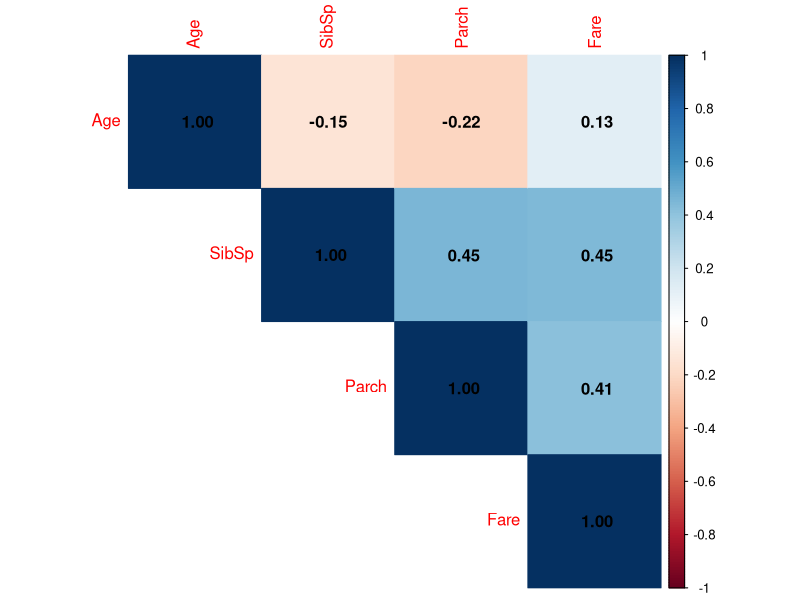
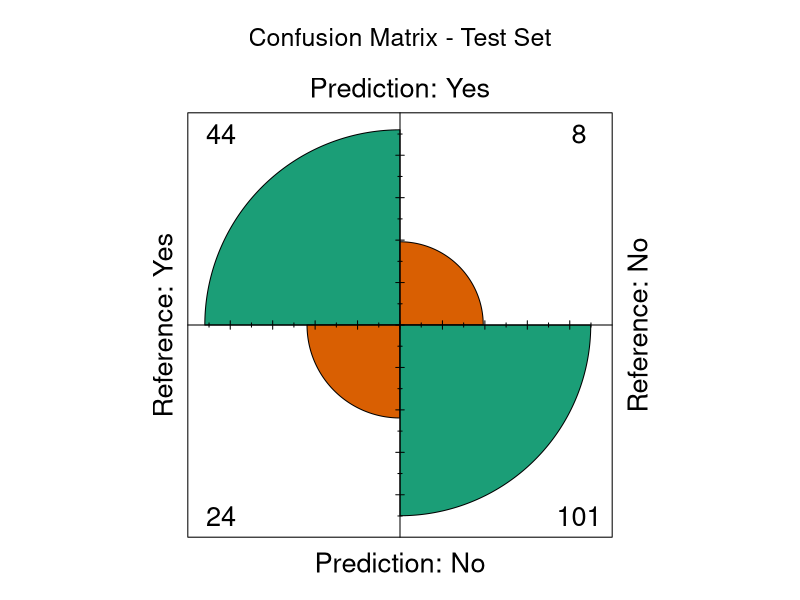
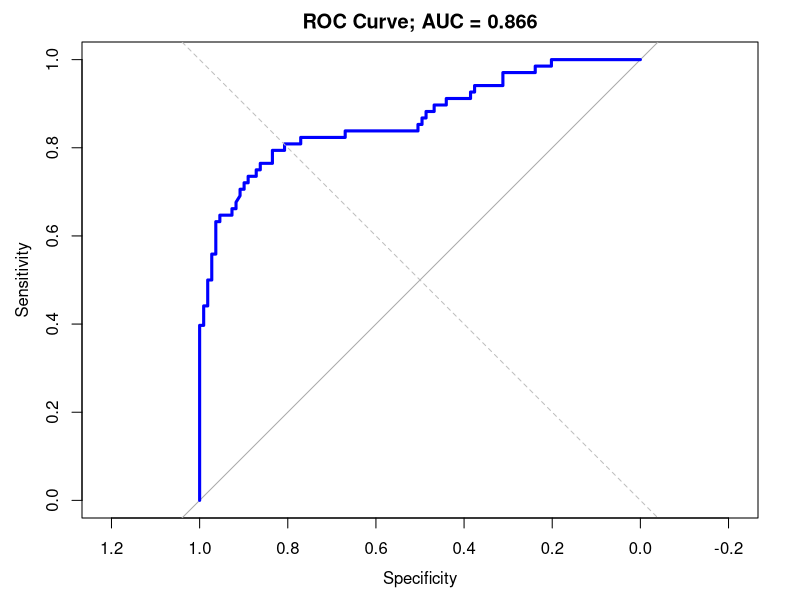
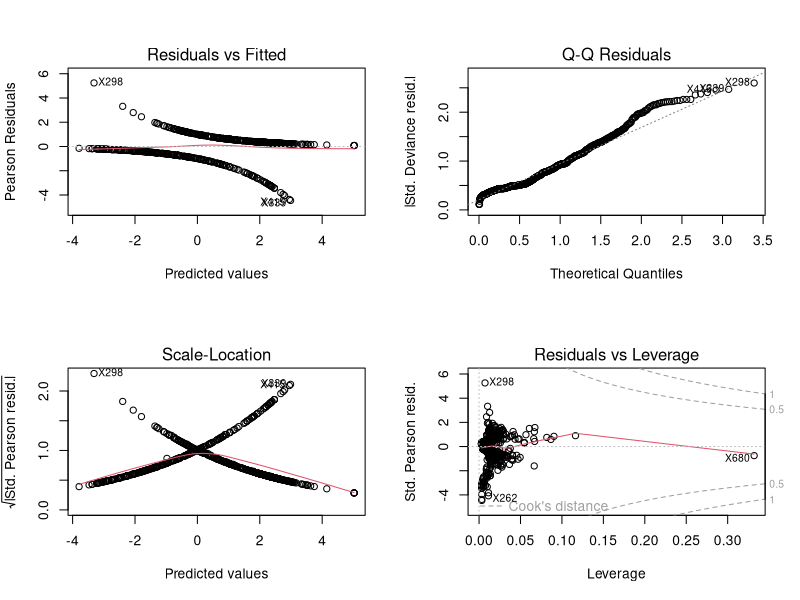

Generate these figures, in order, with R:
# WEEK 3: Statistical Analysis and Predictive Modeling using R
# Project: Titanic Survival Prediction using Logistic Regression
# Run from the Week3_Statistical_Modeling project root.

packages <- c("tidyverse", "caret", "pROC", "car", "broom", "corrplot")
missing <- packages[!packages %in% rownames(installed.packages())]
if(length(missing) > 0) install.packages(missing)
invisible(lapply(packages, library, character.only = TRUE))

dir.create("Outputs", showWarnings = FALSE)
dir.create("Graphs", showWarnings = FALSE)

# 1. Load and inspect
raw <- read.csv("Dataset/Cleaned_Dataset.csv", stringsAsFactors = FALSE)
dat <- raw %>% select(Survived, Pclass, Sex, Age, SibSp, Parch, Fare, Embarked)
# Week 1 cleaned file stores Survived as Yes/No.
dat$Survived <- ifelse(tolower(as.character(dat$Survived)) == "yes", 1, 0)
dat <- dat %>% mutate(
  Survived = as.integer(Survived),
  Pclass = factor(Pclass), Sex = factor(Sex), Embarked = factor(Embarked)
) %>% drop_na()

capture.output(str(dat), summary(dat), file = "Outputs/Initial_Data_Inspection.txt")
write.csv(dat, "Outputs/Modeling_Data.csv", row.names = FALSE)

# 2. Hypothesis testing; significance level alpha = 0.05
# H0-1: Survival is independent of gender.
sex_chi <- chisq.test(table(dat$Sex, dat$Survived))
# H0-2: Survival is independent of passenger class.
class_chi <- chisq.test(table(dat$Pclass, dat$Survived))

# Check age normality by survival group; use Welch t-test if both groups
# are reasonably normal, otherwise use the non-parametric Wilcoxon test.
age_surv <- dat$Age[dat$Survived == 1]
age_no <- dat$Age[dat$Survived == 0]
shapiro_surv <- shapiro.test(sample(age_surv, min(length(age_surv), 5000)))
shapiro_no <- shapiro.test(sample(age_no, min(length(age_no), 5000)))
age_test_name <- "Welch t-test"
if(shapiro_surv$p.value < 0.05 || shapiro_no$p.value < 0.05) {
  age_test <- wilcox.test(Age ~ Survived, data = dat)
  age_test_name <- "Wilcoxon rank-sum test"
} else {
  age_test <- t.test(Age ~ Survived, data = dat)
}
# Fare is usually skewed, so use Wilcoxon rank-sum test.
fare_test <- wilcox.test(Fare ~ Survived, data = dat)

hypothesis_results <- tibble(
  Comparison = c("Gender vs survival", "Passenger class vs survival",
                 "Age vs survival", "Fare vs survival"),
  Test = c("Chi-square", "Chi-square", age_test_name, "Wilcoxon rank-sum"),
  Statistic = c(unname(sex_chi$statistic), unname(class_chi$statistic),
                unname(age_test$statistic), unname(fare_test$statistic)),
  P_value = c(sex_chi$p.value, class_chi$p.value,
              age_test$p.value, fare_test$p.value)
) %>% mutate(Decision = ifelse(P_value < 0.05, "Reject H0", "Fail to reject H0"))
write.csv(hypothesis_results, "Outputs/Hypothesis_Test_Results.csv", row.names = FALSE)
write.csv(tibble(Group = c("Survivors", "Non-survivors"),
                 Shapiro_W = c(unname(shapiro_surv$statistic), unname(shapiro_no$statistic)),
                 P_value = c(shapiro_surv$p.value, shapiro_no$p.value)),
          "Outputs/Age_Normality_Tests.csv", row.names = FALSE)

# Spearman correlations among numeric predictors
cor_data <- dat %>% select(Age, SibSp, Parch, Fare)
cor_matrix <- cor(cor_data, method = "spearman", use = "complete.obs")
write.csv(cor_matrix, "Outputs/Spearman_Correlation_Matrix.csv")
png("Graphs/05_Correlation_Heatmap.png", width = 900, height = 700)
corrplot(cor_matrix, method = "color", type = "upper", addCoef.col = "black")
dev.off()

# 3. Stratified 80/20 split and 5-fold cross-validation
set.seed(42)
index <- createDataPartition(factor(dat$Survived), p = 0.80, list = FALSE)
train_data <- dat[index, ]
test_data <- dat[-index, ]
train_data$Outcome <- factor(ifelse(train_data$Survived == 1, "Yes", "No"),
                             levels = c("Yes", "No"))
test_data$Outcome <- factor(ifelse(test_data$Survived == 1, "Yes", "No"),
                            levels = c("Yes", "No"))
control <- trainControl(method = "cv", number = 5, classProbs = TRUE,
                        summaryFunction = twoClassSummary,
                        savePredictions = "final")
set.seed(42)
model <- train(
  Outcome ~ Pclass + Sex + Age + SibSp + Parch + Fare + Embarked,
  data = train_data, method = "glm", family = binomial(),
  trControl = control, metric = "ROC"
)
capture.output(summary(model$finalModel),
               file = "Outputs/Logistic_Regression_Summary.txt")
write.csv(model$results, "Outputs/Cross_Validation_Results.csv", row.names = FALSE)

# 4. Test-set evaluation
prob <- predict(model, newdata = test_data, type = "prob")[, "Yes"]
pred <- factor(ifelse(prob >= 0.50, "Yes", "No"), levels = c("Yes", "No"))
cm <- confusionMatrix(pred, test_data$Outcome, positive = "Yes")
roc_obj <- roc(test_data$Outcome, prob, levels = c("No", "Yes"), direction = "<")
metrics <- tibble(
  Accuracy = unname(cm$overall["Accuracy"]),
  Precision = unname(cm$byClass["Precision"]),
  Recall = unname(cm$byClass["Recall"]),
  F1 = unname(cm$byClass["F1"]),
  ROC_AUC = as.numeric(auc(roc_obj))
)
print(cm); print(metrics)
write.csv(metrics, "Outputs/Performance_Metrics.csv", row.names = FALSE)
capture.output(cm, file = "Outputs/Confusion_Matrix_Summary.txt")
write.csv(broom::tidy(model$finalModel, conf.int = TRUE, exponentiate = TRUE),
          "Outputs/Odds_Ratios.csv", row.names = FALSE)

# 5. Diagnostics
png("Graphs/01_Confusion_Matrix.png", width = 900, height = 700)
fourfoldplot(cm$table, color = c("#D95F02", "#1B9E77"), conf.level = 0,
             margin = 1, main = "Confusion Matrix - Test Set")
dev.off()
png("Graphs/02_ROC_Curve.png", width = 900, height = 700)
plot(roc_obj, col = "blue", lwd = 3,
     main = paste("ROC Curve; AUC =", round(auc(roc_obj), 3)))
abline(a = 0, b = 1, lty = 2, col = "gray")
dev.off()
png("Graphs/03_Model_Diagnostics.png", width = 900, height = 700)
par(mfrow = c(2, 2)); plot(model$finalModel); dev.off()
capture.output(tryCatch(car::vif(model$finalModel),
                        error = function(e) paste("VIF unavailable:", e$message)),
               file = "Outputs/VIF_Results.txt")
cat("Analysis complete. Review the Outputs and Graphs folders.\n")
